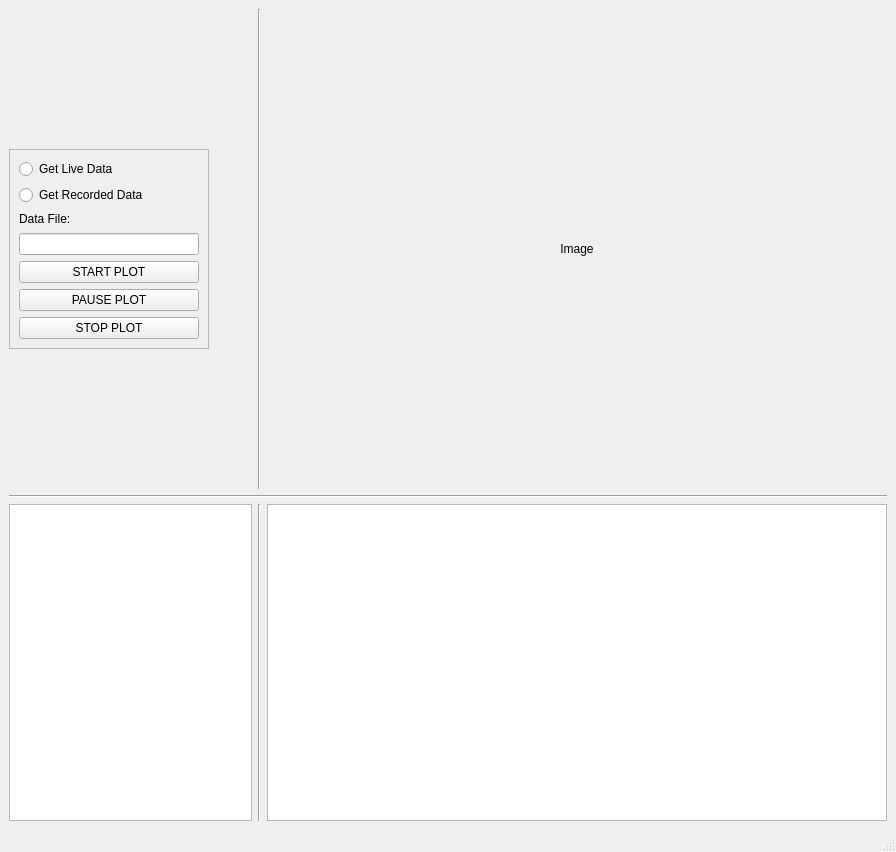
<?xml version="1.0" encoding="UTF-8"?>
<ui version="4.0">
 <class>MainWindow</class>
 <widget class="QMainWindow" name="MainWindow">
  <property name="geometry">
   <rect>
    <x>0</x>
    <y>0</y>
    <width>896</width>
    <height>852</height>
   </rect>
  </property>
  <property name="minimumSize">
   <size>
    <width>640</width>
    <height>300</height>
   </size>
  </property>
  <property name="maximumSize">
   <size>
    <width>1000</width>
    <height>1000</height>
   </size>
  </property>
  <property name="windowTitle">
   <string>RC-Datalogger</string>
  </property>
  <widget class="QWidget" name="centralwidget">
   <layout class="QGridLayout" name="gridLayout_4">
    <item row="1" column="0" colspan="3">
     <widget class="Line" name="line">
      <property name="orientation">
       <enum>Qt::Horizontal</enum>
      </property>
     </widget>
    </item>
    <item row="2" column="0">
     <widget class="QTextBrowser" name="txtBrowser">
      <property name="minimumSize">
       <size>
        <width>200</width>
        <height>300</height>
       </size>
      </property>
      <property name="maximumSize">
       <size>
        <width>1000</width>
        <height>1000</height>
       </size>
      </property>
     </widget>
    </item>
    <item row="0" column="1">
     <widget class="Line" name="line_2">
      <property name="orientation">
       <enum>Qt::Vertical</enum>
      </property>
     </widget>
    </item>
    <item row="0" column="2">
     <widget class="QLabel" name="lblImage">
      <property name="minimumSize">
       <size>
        <width>620</width>
        <height>480</height>
       </size>
      </property>
      <property name="text">
       <string>Image</string>
      </property>
      <property name="alignment">
       <set>Qt::AlignCenter</set>
      </property>
     </widget>
    </item>
    <item row="2" column="1">
     <widget class="Line" name="line_3">
      <property name="orientation">
       <enum>Qt::Vertical</enum>
      </property>
     </widget>
    </item>
    <item row="0" column="0">
     <widget class="QFrame" name="frame">
      <property name="maximumSize">
       <size>
        <width>200</width>
        <height>200</height>
       </size>
      </property>
      <property name="autoFillBackground">
       <bool>false</bool>
      </property>
      <property name="frameShape">
       <enum>QFrame::StyledPanel</enum>
      </property>
      <property name="frameShadow">
       <enum>QFrame::Raised</enum>
      </property>
      <layout class="QGridLayout" name="gridLayout_2">
       <item row="0" column="0">
        <widget class="QRadioButton" name="rbtnLive">
         <property name="text">
          <string>Get Live Data</string>
         </property>
        </widget>
       </item>
       <item row="3" column="0">
        <widget class="QLineEdit" name="lineEdit"/>
       </item>
       <item row="1" column="0">
        <widget class="QRadioButton" name="rbtnRecorded">
         <property name="text">
          <string>Get Recorded Data</string>
         </property>
        </widget>
       </item>
       <item row="2" column="0">
        <widget class="QLabel" name="label">
         <property name="text">
          <string>Data File:</string>
         </property>
        </widget>
       </item>
       <item row="4" column="0">
        <widget class="QPushButton" name="btnStart">
         <property name="text">
          <string>START PLOT</string>
         </property>
        </widget>
       </item>
       <item row="6" column="0">
        <widget class="QPushButton" name="btnStop">
         <property name="text">
          <string>STOP PLOT</string>
         </property>
        </widget>
       </item>
       <item row="5" column="0">
        <widget class="QPushButton" name="btnPause">
         <property name="text">
          <string>PAUSE PLOT</string>
         </property>
        </widget>
       </item>
      </layout>
     </widget>
    </item>
    <item row="2" column="2">
     <widget class="PlotWidget" name="pw"/>
    </item>
   </layout>
  </widget>
  <widget class="QStatusBar" name="statusbar"/>
  <widget class="QMenuBar" name="menubar">
   <property name="geometry">
    <rect>
     <x>0</x>
     <y>0</y>
     <width>896</width>
     <height>23</height>
    </rect>
   </property>
  </widget>
 </widget>
 <customwidgets>
  <customwidget>
   <class>PlotWidget</class>
   <extends>QGraphicsView</extends>
   <header location="global">pyqtgraph</header>
  </customwidget>
 </customwidgets>
 <resources/>
 <connections/>
</ui>
